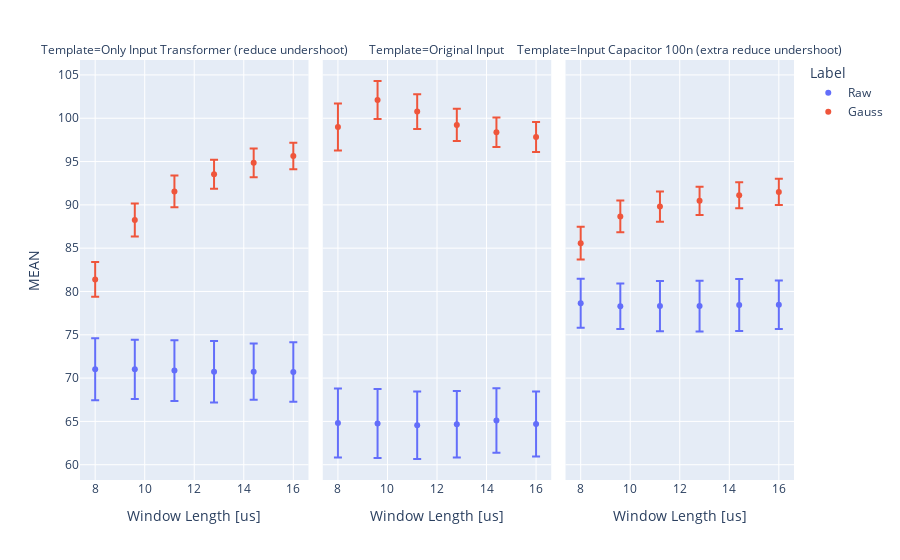

Notebook code cell kept with this figure:
### Code cell
fig = px.scatter(data, x="Window Length [us]", y="MEAN", facet_col="Template", color="Label",error_y="STD" )

fig.show()

### Figure 1 — Plotly figure (JSON) as saved in the notebook; plotly's stock layout.template omitted (floating-point values rounded to 4 significant figures)
{"data": [{"error_y": {"array": [3.582, 3.421, 3.51, 3.554, 3.248, 3.439]}, "hovertemplate": "Label=Raw<br>Template=Only Input Transformer (reduce undershoot)<br>Window Length [us]=%{x}<br>MEAN=%{y}<extra></extra>", "legendgroup": "Raw", "marker": {"color": "#636efa", "symbol": "circle"}, "mode": "markers", "name": "Raw", "orientation": "v", "showlegend": true, "type": "scatter", "x": [8, 9.6, 11.2, 12.8, 14.4, 16], "xaxis": "x", "y": [71.03, 71.01, 70.87, 70.73, 70.74, 70.7], "yaxis": "y"}, {"error_y": {"array": [3.972, 3.981, 3.89, 3.836, 3.73, 3.744]}, "hovertemplate": "Label=Raw<br>Template=Original Input<br>Window Length [us]=%{x}<br>MEAN=%{y}<extra></extra>", "legendgroup": "Raw", "marker": {"color": "#636efa", "symbol": "circle"}, "mode": "markers", "name": "Raw", "orientation": "v", "showlegend": false, "type": "scatter", "x": [8, 9.6, 11.2, 12.8, 14.4, 16], "xaxis": "x2", "y": [64.81, 64.75, 64.55, 64.67, 65.1, 64.7], "yaxis": "y2"}, {"error_y": {"array": [2.826, 2.624, 2.904, 2.919, 3.005, 2.793]}, "hovertemplate": "Label=Raw<br>Template=Input Capacitor 100n (extra reduce undershoot)<br>Window Length [us]=%{x}<br>MEAN=%{y}<extra></extra>", "legendgroup": "Raw", "marker": {"color": "#636efa", "symbol": "circle"}, "mode": "markers", "name": "Raw", "orientation": "v", "showlegend": false, "type": "scatter", "x": [8, 9.6, 11.2, 12.8, 14.4, 16], "xaxis": "x3", "y": [78.64, 78.29, 78.31, 78.31, 78.43, 78.46], "yaxis": "y3"}, {"error_y": {"array": [1.997, 1.914, 1.829, 1.682, 1.652, 1.538]}, "hovertemplate": "Label=Gauss<br>Template=Only Input Transformer (reduce undershoot)<br>Window Length [us]=%{x}<br>MEAN=%{y}<extra></extra>", "legendgroup": "Gauss", "marker": {"color": "#EF553B", "symbol": "circle"}, "mode": "markers", "name": "Gauss", "orientation": "v", "showlegend": true, "type": "scatter", "x": [8, 9.6, 11.2, 12.8, 14.4, 16], "xaxis": "x", "y": [81.39, 88.25, 91.55, 93.53, 94.85, 95.65], "yaxis": "y"}, {"error_y": {"array": [2.713, 2.188, 2.007, 1.863, 1.707, 1.735]}, "hovertemplate": "Label=Gauss<br>Template=Original Input<br>Window Length [us]=%{x}<br>MEAN=%{y}<extra></extra>", "legendgroup": "Gauss", "marker": {"color": "#EF553B", "symbol": "circle"}, "mode": "markers", "name": "Gauss", "orientation": "v", "showlegend": false, "type": "scatter", "x": [8, 9.6, 11.2, 12.8, 14.4, 16], "xaxis": "x2", "y": [99.0, 102.1, 100.8, 99.22, 98.37, 97.84], "yaxis": "y2"}, {"error_y": {"array": [1.893, 1.827, 1.75, 1.626, 1.503, 1.505]}, "hovertemplate": "Label=Gauss<br>Template=Input Capacitor 100n (extra reduce undershoot)<br>Window Length [us]=%{x}<br>MEAN=%{y}<extra></extra>", "legendgroup": "Gauss", "marker": {"color": "#EF553B", "symbol": "circle"}, "mode": "markers", "name": "Gauss", "orientation": "v", "showlegend": false, "type": "scatter", "x": [8, 9.6, 11.2, 12.8, 14.4, 16], "xaxis": "x3", "y": [85.58, 88.67, 89.8, 90.47, 91.12, 91.5], "yaxis": "y3"}], "layout": {"annotations": [{"font": {}, "showarrow": false, "text": "Template=Only Input Transformer (reduce undershoot)", "x": 0.16, "xanchor": "center", "xref": "paper", "y": 1, "yanchor": "bottom", "yref": "paper"}, {"font": {}, "showarrow": false, "text": "Template=Original Input", "x": 0.5, "xanchor": "center", "xref": "paper", "y": 1, "yanchor": "bottom", "yref": "paper"}, {"font": {}, "showarrow": false, "text": "Template=Input Capacitor 100n (extra reduce undershoot)", "x": 0.84, "xanchor": "center", "xref": "paper", "y": 1, "yanchor": "bottom", "yref": "paper"}], "legend": {"title": {"text": "Label"}, "tracegroupgap": 0}, "margin": {"t": 60}, "xaxis": {"anchor": "y", "domain": [0, 0.32], "title": {"text": "Window Length [us]"}}, "xaxis2": {"anchor": "y2", "domain": [0.34, 0.66], "matches": "x", "title": {"text": "Window Length [us]"}}, "xaxis3": {"anchor": "y3", "domain": [0.68, 1.0], "matches": "x", "title": {"text": "Window Length [us]"}}, "yaxis": {"anchor": "x", "domain": [0, 1], "title": {"text": "MEAN"}}, "yaxis2": {"anchor": "x2", "domain": [0, 1], "matches": "y", "showticklabels": false}, "yaxis3": {"anchor": "x3", "domain": [0, 1], "matches": "y", "showticklabels": false}}}
